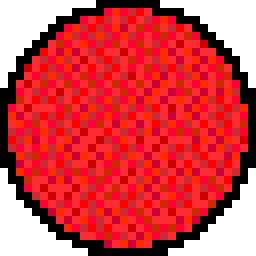
#> input picture images/regionRed.png, 32 x 32 px (shown 8 times larger)
$ python editOpacity.py
#> lines starting #> are read from the running program, lines starting #| are printed output that depends on the picture
from PIL import Image, ImageSequence

def make_gif_more_opaque(input_path, output_path, opacity=0.5):
#> called with input_path = './images/regionRed.png', output_path = './images/regionRed2.png', opacity = 0.7
    with Image.open(input_path) as img:
#> img is the input picture: PIL image 32x32 P; mean R, G, B 210.5, 69.6, 75.2
        frames = []
        for frame in ImageSequence.Iterator(img):
            # Convert the frame to RGBA mode if it's not already
            frame = frame.convert("RGBA")

            # Get the alpha channel and apply opacity
            alpha = frame.getchannel("A")
            alpha = alpha.point(lambda p: int(p * opacity))
            frame.putalpha(alpha)

            frames.append(frame)
#> this loop made 1 pass
#> after the loop, frames = 1 item

        # Save the modified frames as a new GIF
        frames[0].save(output_path, save_all=True, append_images=frames[1:], loop=0, duration=img.info['duration'])
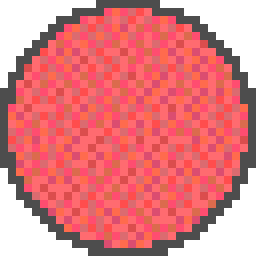
#> saved as regionRed2.png: PIL image 32x32 RGBA (shown 8 times larger); mean R, G, B, A 210.5, 69.6, 75.2, 178; transparent parts drawn white

# Example usage
input_gif_path = "./images/regionRed.png"
output_gif_path = "./images/regionRed2.png"
make_gif_more_opaque(input_gif_path, output_gif_path, opacity=0.7)
